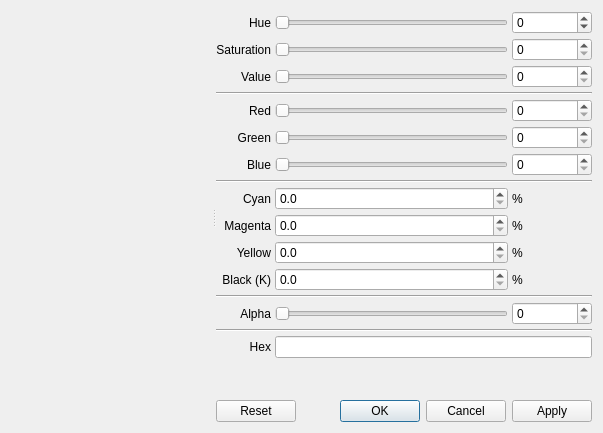
<?xml version="1.0" encoding="UTF-8"?>
<ui version="4.0">
 <class>ColorDialog</class>
 <widget class="QDialog" name="ColorDialog">
  <property name="geometry">
   <rect>
    <x>0</x>
    <y>0</y>
    <width>603</width>
    <height>433</height>
   </rect>
  </property>
  <property name="windowTitle">
   <string>Select Color</string>
  </property>
  <property name="windowIcon">
   <iconset theme="format-fill-color"/>
  </property>
  <layout class="QHBoxLayout" name="layout_main">
   <item>
    <widget class="QSplitter" name="splitter_main">
     <property name="orientation">
      <enum>Qt::Orientation::Horizontal</enum>
     </property>
     <property name="handleWidth">
      <number>4</number>
     </property>
     <property name="childrenCollapsible">
      <bool>false</bool>
     </property>
     <widget class="QWidget" name="leftPanel">
      <layout class="QVBoxLayout" name="leftLayout">
       <property name="spacing">
        <number>6</number>
       </property>
       <property name="leftMargin">
        <number>0</number>
       </property>
       <property name="topMargin">
        <number>0</number>
       </property>
       <property name="rightMargin">
        <number>0</number>
       </property>
       <property name="bottomMargin">
        <number>0</number>
       </property>
       <item>
        <widget class="color_widgets::ColorWheel" name="wheel" native="true">
         <property name="sizePolicy">
          <sizepolicy hsizetype="MinimumExpanding" vsizetype="MinimumExpanding">
           <horstretch>1</horstretch>
           <verstretch>1</verstretch>
          </sizepolicy>
         </property>
         <property name="minimumSize">
          <size>
           <width>180</width>
           <height>180</height>
          </size>
         </property>
        </widget>
       </item>
       <item>
        <widget class="color_widgets::ColorPreview" name="preview" native="true">
         <property name="sizePolicy">
          <sizepolicy hsizetype="Expanding" vsizetype="Fixed">
           <horstretch>0</horstretch>
           <verstretch>0</verstretch>
          </sizepolicy>
         </property>
         <property name="minimumSize">
          <size>
           <width>0</width>
           <height>28</height>
          </size>
         </property>
         <property name="maximumSize">
          <size>
           <width>16777215</width>
           <height>28</height>
          </size>
         </property>
        </widget>
       </item>
      </layout>
     </widget>
     <widget class="QWidget" name="rightPanel">
      <layout class="QVBoxLayout" name="rightLayout">
       <property name="spacing">
        <number>4</number>
       </property>
       <property name="leftMargin">
        <number>0</number>
       </property>
       <property name="topMargin">
        <number>0</number>
       </property>
       <property name="rightMargin">
        <number>0</number>
       </property>
       <property name="bottomMargin">
        <number>0</number>
       </property>
       <item>
        <layout class="QGridLayout" name="paramGrid">
         <property name="spacing">
          <number>4</number>
         </property>
         <item row="0" column="0">
          <widget class="QLabel" name="label_6">
           <property name="text">
            <string>Hue</string>
           </property>
           <property name="alignment">
            <set>Qt::AlignmentFlag::AlignRight|Qt::AlignmentFlag::AlignTrailing|Qt::AlignmentFlag::AlignVCenter</set>
           </property>
          </widget>
         </item>
         <item row="0" column="1">
          <widget class="color_widgets::HueSlider" name="slide_hue">
           <property name="minimum">
            <number>0</number>
           </property>
           <property name="maximum">
            <number>359</number>
           </property>
           <property name="orientation">
            <enum>Qt::Orientation::Horizontal</enum>
           </property>
          </widget>
         </item>
         <item row="0" column="2">
          <widget class="QSpinBox" name="spin_hue">
           <property name="sizePolicy">
            <sizepolicy hsizetype="Fixed" vsizetype="Fixed">
             <horstretch>0</horstretch>
             <verstretch>0</verstretch>
            </sizepolicy>
           </property>
           <property name="minimumSize">
            <size>
             <width>80</width>
             <height>0</height>
            </size>
           </property>
           <property name="wrapping">
            <bool>true</bool>
           </property>
           <property name="maximum">
            <number>359</number>
           </property>
          </widget>
         </item>
         <item row="1" column="0">
          <widget class="QLabel" name="label_7">
           <property name="text">
            <string>Saturation</string>
           </property>
           <property name="alignment">
            <set>Qt::AlignmentFlag::AlignRight|Qt::AlignmentFlag::AlignTrailing|Qt::AlignmentFlag::AlignVCenter</set>
           </property>
          </widget>
         </item>
         <item row="1" column="1">
          <widget class="color_widgets::GradientSlider" name="slide_saturation">
           <property name="maximum">
            <number>100</number>
           </property>
           <property name="orientation">
            <enum>Qt::Orientation::Horizontal</enum>
           </property>
          </widget>
         </item>
         <item row="1" column="2">
          <widget class="QSpinBox" name="spin_saturation">
           <property name="sizePolicy">
            <sizepolicy hsizetype="Fixed" vsizetype="Fixed">
             <horstretch>0</horstretch>
             <verstretch>0</verstretch>
            </sizepolicy>
           </property>
           <property name="minimumSize">
            <size>
             <width>80</width>
             <height>0</height>
            </size>
           </property>
           <property name="maximum">
            <number>100</number>
           </property>
          </widget>
         </item>
         <item row="2" column="0">
          <widget class="QLabel" name="label_5">
           <property name="text">
            <string>Value</string>
           </property>
           <property name="alignment">
            <set>Qt::AlignmentFlag::AlignRight|Qt::AlignmentFlag::AlignTrailing|Qt::AlignmentFlag::AlignVCenter</set>
           </property>
          </widget>
         </item>
         <item row="2" column="1">
          <widget class="color_widgets::GradientSlider" name="slide_value">
           <property name="maximum">
            <number>100</number>
           </property>
           <property name="orientation">
            <enum>Qt::Orientation::Horizontal</enum>
           </property>
          </widget>
         </item>
         <item row="2" column="2">
          <widget class="QSpinBox" name="spin_value">
           <property name="sizePolicy">
            <sizepolicy hsizetype="Fixed" vsizetype="Fixed">
             <horstretch>0</horstretch>
             <verstretch>0</verstretch>
            </sizepolicy>
           </property>
           <property name="minimumSize">
            <size>
             <width>80</width>
             <height>0</height>
            </size>
           </property>
           <property name="maximum">
            <number>100</number>
           </property>
          </widget>
         </item>
         <item row="3" column="0" colspan="3">
          <widget class="Line" name="line">
           <property name="orientation">
            <enum>Qt::Orientation::Horizontal</enum>
           </property>
          </widget>
         </item>
         <item row="4" column="0">
          <widget class="QLabel" name="label">
           <property name="text">
            <string>Red</string>
           </property>
           <property name="alignment">
            <set>Qt::AlignmentFlag::AlignRight|Qt::AlignmentFlag::AlignTrailing|Qt::AlignmentFlag::AlignVCenter</set>
           </property>
          </widget>
         </item>
         <item row="4" column="1">
          <widget class="color_widgets::GradientSlider" name="slide_red">
           <property name="maximum">
            <number>255</number>
           </property>
           <property name="orientation">
            <enum>Qt::Orientation::Horizontal</enum>
           </property>
          </widget>
         </item>
         <item row="4" column="2">
          <widget class="QSpinBox" name="spin_red">
           <property name="sizePolicy">
            <sizepolicy hsizetype="Fixed" vsizetype="Fixed">
             <horstretch>0</horstretch>
             <verstretch>0</verstretch>
            </sizepolicy>
           </property>
           <property name="minimumSize">
            <size>
             <width>80</width>
             <height>0</height>
            </size>
           </property>
           <property name="maximum">
            <number>255</number>
           </property>
          </widget>
         </item>
         <item row="5" column="0">
          <widget class="QLabel" name="label_2">
           <property name="text">
            <string>Green</string>
           </property>
           <property name="alignment">
            <set>Qt::AlignmentFlag::AlignRight|Qt::AlignmentFlag::AlignTrailing|Qt::AlignmentFlag::AlignVCenter</set>
           </property>
          </widget>
         </item>
         <item row="5" column="1">
          <widget class="color_widgets::GradientSlider" name="slide_green">
           <property name="maximum">
            <number>255</number>
           </property>
           <property name="orientation">
            <enum>Qt::Orientation::Horizontal</enum>
           </property>
          </widget>
         </item>
         <item row="5" column="2">
          <widget class="QSpinBox" name="spin_green">
           <property name="sizePolicy">
            <sizepolicy hsizetype="Fixed" vsizetype="Fixed">
             <horstretch>0</horstretch>
             <verstretch>0</verstretch>
            </sizepolicy>
           </property>
           <property name="minimumSize">
            <size>
             <width>80</width>
             <height>0</height>
            </size>
           </property>
           <property name="maximum">
            <number>255</number>
           </property>
          </widget>
         </item>
         <item row="6" column="0">
          <widget class="QLabel" name="label_3">
           <property name="text">
            <string>Blue</string>
           </property>
           <property name="alignment">
            <set>Qt::AlignmentFlag::AlignRight|Qt::AlignmentFlag::AlignTrailing|Qt::AlignmentFlag::AlignVCenter</set>
           </property>
          </widget>
         </item>
         <item row="6" column="1">
          <widget class="color_widgets::GradientSlider" name="slide_blue">
           <property name="maximum">
            <number>255</number>
           </property>
           <property name="orientation">
            <enum>Qt::Orientation::Horizontal</enum>
           </property>
          </widget>
         </item>
         <item row="6" column="2">
          <widget class="QSpinBox" name="spin_blue">
           <property name="sizePolicy">
            <sizepolicy hsizetype="Fixed" vsizetype="Fixed">
             <horstretch>0</horstretch>
             <verstretch>0</verstretch>
            </sizepolicy>
           </property>
           <property name="minimumSize">
            <size>
             <width>80</width>
             <height>0</height>
            </size>
           </property>
           <property name="maximum">
            <number>255</number>
           </property>
          </widget>
         </item>
         <item row="7" column="0" colspan="3">
          <widget class="Line" name="line_cmyk">
           <property name="orientation">
            <enum>Qt::Orientation::Horizontal</enum>
           </property>
          </widget>
         </item>
         <item row="8" column="0">
          <widget class="QLabel" name="label_c">
           <property name="text">
            <string>Cyan</string>
           </property>
           <property name="alignment">
            <set>Qt::AlignmentFlag::AlignRight|Qt::AlignmentFlag::AlignTrailing|Qt::AlignmentFlag::AlignVCenter</set>
           </property>
          </widget>
         </item>
         <item row="8" column="1">
          <widget class="QDoubleSpinBox" name="spin_cyan">
           <property name="sizePolicy">
            <sizepolicy hsizetype="Preferred" vsizetype="Fixed">
             <horstretch>0</horstretch>
             <verstretch>0</verstretch>
            </sizepolicy>
           </property>
           <property name="decimals">
            <number>1</number>
           </property>
           <property name="maximum">
            <double>100.000000000000000</double>
           </property>
           <property name="singleStep">
            <double>0.500000000000000</double>
           </property>
          </widget>
         </item>
         <item row="8" column="2">
          <widget class="QLabel" name="label_4">
           <property name="minimumSize">
            <size>
             <width>20</width>
             <height>0</height>
            </size>
           </property>
           <property name="maximumSize">
            <size>
             <width>20</width>
             <height>16777215</height>
            </size>
           </property>
           <property name="text">
            <string>%</string>
           </property>
          </widget>
         </item>
         <item row="9" column="0">
          <widget class="QLabel" name="label_m">
           <property name="text">
            <string>Magenta</string>
           </property>
           <property name="alignment">
            <set>Qt::AlignmentFlag::AlignRight|Qt::AlignmentFlag::AlignTrailing|Qt::AlignmentFlag::AlignVCenter</set>
           </property>
          </widget>
         </item>
         <item row="9" column="1">
          <widget class="QDoubleSpinBox" name="spin_magenta">
           <property name="sizePolicy">
            <sizepolicy hsizetype="Preferred" vsizetype="Fixed">
             <horstretch>0</horstretch>
             <verstretch>0</verstretch>
            </sizepolicy>
           </property>
           <property name="decimals">
            <number>1</number>
           </property>
           <property name="maximum">
            <double>100.000000000000000</double>
           </property>
           <property name="singleStep">
            <double>0.500000000000000</double>
           </property>
          </widget>
         </item>
         <item row="9" column="2">
          <widget class="QLabel" name="label_9">
           <property name="minimumSize">
            <size>
             <width>20</width>
             <height>0</height>
            </size>
           </property>
           <property name="maximumSize">
            <size>
             <width>20</width>
             <height>16777215</height>
            </size>
           </property>
           <property name="text">
            <string>%</string>
           </property>
          </widget>
         </item>
         <item row="10" column="0">
          <widget class="QLabel" name="label_y">
           <property name="text">
            <string>Yellow</string>
           </property>
           <property name="alignment">
            <set>Qt::AlignmentFlag::AlignRight|Qt::AlignmentFlag::AlignTrailing|Qt::AlignmentFlag::AlignVCenter</set>
           </property>
          </widget>
         </item>
         <item row="10" column="1">
          <widget class="QDoubleSpinBox" name="spin_yellow">
           <property name="sizePolicy">
            <sizepolicy hsizetype="Preferred" vsizetype="Fixed">
             <horstretch>0</horstretch>
             <verstretch>0</verstretch>
            </sizepolicy>
           </property>
           <property name="decimals">
            <number>1</number>
           </property>
           <property name="maximum">
            <double>100.000000000000000</double>
           </property>
           <property name="singleStep">
            <double>0.500000000000000</double>
           </property>
          </widget>
         </item>
         <item row="10" column="2">
          <widget class="QLabel" name="label_10">
           <property name="minimumSize">
            <size>
             <width>20</width>
             <height>0</height>
            </size>
           </property>
           <property name="maximumSize">
            <size>
             <width>20</width>
             <height>16777215</height>
            </size>
           </property>
           <property name="text">
            <string>%</string>
           </property>
          </widget>
         </item>
         <item row="11" column="0">
          <widget class="QLabel" name="label_k">
           <property name="text">
            <string>Black (K)</string>
           </property>
           <property name="alignment">
            <set>Qt::AlignmentFlag::AlignRight|Qt::AlignmentFlag::AlignTrailing|Qt::AlignmentFlag::AlignVCenter</set>
           </property>
          </widget>
         </item>
         <item row="11" column="1">
          <widget class="QDoubleSpinBox" name="spin_black">
           <property name="sizePolicy">
            <sizepolicy hsizetype="Preferred" vsizetype="Fixed">
             <horstretch>0</horstretch>
             <verstretch>0</verstretch>
            </sizepolicy>
           </property>
           <property name="decimals">
            <number>1</number>
           </property>
           <property name="maximum">
            <double>100.000000000000000</double>
           </property>
           <property name="singleStep">
            <double>0.500000000000000</double>
           </property>
          </widget>
         </item>
         <item row="11" column="2">
          <widget class="QLabel" name="label_11">
           <property name="maximumSize">
            <size>
             <width>20</width>
             <height>16777215</height>
            </size>
           </property>
           <property name="text">
            <string>%</string>
           </property>
          </widget>
         </item>
         <item row="12" column="0" colspan="3">
          <widget class="Line" name="line_alpha">
           <property name="orientation">
            <enum>Qt::Orientation::Horizontal</enum>
           </property>
          </widget>
         </item>
         <item row="13" column="0">
          <widget class="QLabel" name="label_alpha">
           <property name="text">
            <string>Alpha</string>
           </property>
           <property name="alignment">
            <set>Qt::AlignmentFlag::AlignRight|Qt::AlignmentFlag::AlignTrailing|Qt::AlignmentFlag::AlignVCenter</set>
           </property>
          </widget>
         </item>
         <item row="13" column="1">
          <widget class="color_widgets::GradientSlider" name="slide_alpha">
           <property name="maximum">
            <number>255</number>
           </property>
           <property name="orientation">
            <enum>Qt::Orientation::Horizontal</enum>
           </property>
          </widget>
         </item>
         <item row="13" column="2">
          <widget class="QSpinBox" name="spin_alpha">
           <property name="sizePolicy">
            <sizepolicy hsizetype="Fixed" vsizetype="Fixed">
             <horstretch>0</horstretch>
             <verstretch>0</verstretch>
            </sizepolicy>
           </property>
           <property name="minimumSize">
            <size>
             <width>80</width>
             <height>0</height>
            </size>
           </property>
           <property name="maximum">
            <number>255</number>
           </property>
          </widget>
         </item>
         <item row="14" column="0" colspan="3">
          <widget class="Line" name="line_3">
           <property name="orientation">
            <enum>Qt::Orientation::Horizontal</enum>
           </property>
          </widget>
         </item>
         <item row="15" column="0">
          <widget class="QLabel" name="label_8">
           <property name="text">
            <string>Hex</string>
           </property>
           <property name="alignment">
            <set>Qt::AlignmentFlag::AlignRight|Qt::AlignmentFlag::AlignTrailing|Qt::AlignmentFlag::AlignVCenter</set>
           </property>
          </widget>
         </item>
         <item row="15" column="1" colspan="2">
          <widget class="color_widgets::ColorLineEdit" name="edit_hex">
           <property name="font">
            <font>
             <family>Monospace</family>
            </font>
           </property>
           <property name="showAlpha" stdset="0">
            <bool>true</bool>
           </property>
          </widget>
         </item>
        </layout>
       </item>
       <item>
        <spacer name="rightSpacer">
         <property name="orientation">
          <enum>Qt::Orientation::Vertical</enum>
         </property>
         <property name="sizeHint" stdset="0">
          <size>
           <width>20</width>
           <height>0</height>
          </size>
         </property>
        </spacer>
       </item>
       <item>
        <widget class="QDialogButtonBox" name="buttonBox">
         <property name="standardButtons">
          <set>QDialogButtonBox::StandardButton::Apply|QDialogButtonBox::StandardButton::Cancel|QDialogButtonBox::StandardButton::Ok|QDialogButtonBox::StandardButton::Reset</set>
         </property>
        </widget>
       </item>
      </layout>
     </widget>
    </widget>
   </item>
  </layout>
 </widget>
 <layoutdefault spacing="6" margin="11"/>
 <customwidgets>
  <customwidget>
   <class>color_widgets::ColorPreview</class>
   <extends>QWidget</extends>
   <header>QtColorWidgets/color_preview.hpp</header>
   <container>1</container>
  </customwidget>
  <customwidget>
   <class>color_widgets::ColorWheel</class>
   <extends>QWidget</extends>
   <header>QtColorWidgets/color_wheel.hpp</header>
   <container>1</container>
   <slots>
    <signal>colorSelected(QColor)</signal>
    <slot>setColor(QColor)</slot>
   </slots>
  </customwidget>
  <customwidget>
   <class>color_widgets::GradientSlider</class>
   <extends>QSlider</extends>
   <header>QtColorWidgets/gradient_slider.hpp</header>
  </customwidget>
  <customwidget>
   <class>color_widgets::HueSlider</class>
   <extends>color_widgets::GradientSlider</extends>
   <header>QtColorWidgets/hue_slider.hpp</header>
  </customwidget>
  <customwidget>
   <class>color_widgets::ColorLineEdit</class>
   <extends>QLineEdit</extends>
   <header>QtColorWidgets/color_line_edit.hpp</header>
  </customwidget>
 </customwidgets>
 <resources/>
 <connections>
  <connection>
   <sender>slide_saturation</sender>
   <signal>valueChanged(int)</signal>
   <receiver>ColorDialog</receiver>
   <slot>set_hsv()</slot>
   <hints>
    <hint type="sourcelabel">
     <x>300</x>
     <y>120</y>
    </hint>
    <hint type="destinationlabel">
     <x>400</x>
     <y>240</y>
    </hint>
   </hints>
  </connection>
  <connection>
   <sender>slide_value</sender>
   <signal>valueChanged(int)</signal>
   <receiver>ColorDialog</receiver>
   <slot>set_hsv()</slot>
   <hints>
    <hint type="sourcelabel">
     <x>300</x>
     <y>150</y>
    </hint>
    <hint type="destinationlabel">
     <x>400</x>
     <y>240</y>
    </hint>
   </hints>
  </connection>
  <connection>
   <sender>slide_red</sender>
   <signal>valueChanged(int)</signal>
   <receiver>ColorDialog</receiver>
   <slot>set_rgb()</slot>
   <hints>
    <hint type="sourcelabel">
     <x>300</x>
     <y>200</y>
    </hint>
    <hint type="destinationlabel">
     <x>400</x>
     <y>240</y>
    </hint>
   </hints>
  </connection>
  <connection>
   <sender>slide_green</sender>
   <signal>valueChanged(int)</signal>
   <receiver>ColorDialog</receiver>
   <slot>set_rgb()</slot>
   <hints>
    <hint type="sourcelabel">
     <x>300</x>
     <y>230</y>
    </hint>
    <hint type="destinationlabel">
     <x>400</x>
     <y>240</y>
    </hint>
   </hints>
  </connection>
  <connection>
   <sender>slide_blue</sender>
   <signal>valueChanged(int)</signal>
   <receiver>ColorDialog</receiver>
   <slot>set_rgb()</slot>
   <hints>
    <hint type="sourcelabel">
     <x>300</x>
     <y>260</y>
    </hint>
    <hint type="destinationlabel">
     <x>400</x>
     <y>240</y>
    </hint>
   </hints>
  </connection>
  <connection>
   <sender>slide_alpha</sender>
   <signal>valueChanged(int)</signal>
   <receiver>ColorDialog</receiver>
   <slot>set_alpha()</slot>
   <hints>
    <hint type="sourcelabel">
     <x>300</x>
     <y>350</y>
    </hint>
    <hint type="destinationlabel">
     <x>400</x>
     <y>240</y>
    </hint>
   </hints>
  </connection>
  <connection>
   <sender>wheel</sender>
   <signal>colorSelected(QColor)</signal>
   <receiver>ColorDialog</receiver>
   <slot>setColorInternal(QColor)</slot>
   <hints>
    <hint type="sourcelabel">
     <x>100</x>
     <y>100</y>
    </hint>
    <hint type="destinationlabel">
     <x>400</x>
     <y>240</y>
    </hint>
   </hints>
  </connection>
  <connection>
   <sender>spin_saturation</sender>
   <signal>valueChanged(int)</signal>
   <receiver>slide_saturation</receiver>
   <slot>setValue(int)</slot>
   <hints>
    <hint type="sourcelabel">
     <x>350</x>
     <y>120</y>
    </hint>
    <hint type="destinationlabel">
     <x>300</x>
     <y>120</y>
    </hint>
   </hints>
  </connection>
  <connection>
   <sender>spin_value</sender>
   <signal>valueChanged(int)</signal>
   <receiver>slide_value</receiver>
   <slot>setValue(int)</slot>
   <hints>
    <hint type="sourcelabel">
     <x>350</x>
     <y>150</y>
    </hint>
    <hint type="destinationlabel">
     <x>300</x>
     <y>150</y>
    </hint>
   </hints>
  </connection>
  <connection>
   <sender>spin_red</sender>
   <signal>valueChanged(int)</signal>
   <receiver>slide_red</receiver>
   <slot>setValue(int)</slot>
   <hints>
    <hint type="sourcelabel">
     <x>350</x>
     <y>200</y>
    </hint>
    <hint type="destinationlabel">
     <x>300</x>
     <y>200</y>
    </hint>
   </hints>
  </connection>
  <connection>
   <sender>spin_green</sender>
   <signal>valueChanged(int)</signal>
   <receiver>slide_green</receiver>
   <slot>setValue(int)</slot>
   <hints>
    <hint type="sourcelabel">
     <x>350</x>
     <y>230</y>
    </hint>
    <hint type="destinationlabel">
     <x>300</x>
     <y>230</y>
    </hint>
   </hints>
  </connection>
  <connection>
   <sender>spin_alpha</sender>
   <signal>valueChanged(int)</signal>
   <receiver>slide_alpha</receiver>
   <slot>setValue(int)</slot>
   <hints>
    <hint type="sourcelabel">
     <x>350</x>
     <y>350</y>
    </hint>
    <hint type="destinationlabel">
     <x>300</x>
     <y>350</y>
    </hint>
   </hints>
  </connection>
  <connection>
   <sender>spin_blue</sender>
   <signal>valueChanged(int)</signal>
   <receiver>slide_blue</receiver>
   <slot>setValue(int)</slot>
   <hints>
    <hint type="sourcelabel">
     <x>350</x>
     <y>260</y>
    </hint>
    <hint type="destinationlabel">
     <x>300</x>
     <y>260</y>
    </hint>
   </hints>
  </connection>
  <connection>
   <sender>spin_hue</sender>
   <signal>valueChanged(int)</signal>
   <receiver>slide_hue</receiver>
   <slot>setValue(int)</slot>
   <hints>
    <hint type="sourcelabel">
     <x>350</x>
     <y>90</y>
    </hint>
    <hint type="destinationlabel">
     <x>300</x>
     <y>90</y>
    </hint>
   </hints>
  </connection>
  <connection>
   <sender>slide_hue</sender>
   <signal>valueChanged(int)</signal>
   <receiver>ColorDialog</receiver>
   <slot>set_hsv()</slot>
   <hints>
    <hint type="sourcelabel">
     <x>300</x>
     <y>90</y>
    </hint>
    <hint type="destinationlabel">
     <x>400</x>
     <y>240</y>
    </hint>
   </hints>
  </connection>
  <connection>
   <sender>buttonBox</sender>
   <signal>accepted()</signal>
   <receiver>ColorDialog</receiver>
   <slot>accept()</slot>
   <hints>
    <hint type="sourcelabel">
     <x>350</x>
     <y>450</y>
    </hint>
    <hint type="destinationlabel">
     <x>400</x>
     <y>240</y>
    </hint>
   </hints>
  </connection>
  <connection>
   <sender>buttonBox</sender>
   <signal>rejected()</signal>
   <receiver>ColorDialog</receiver>
   <slot>reject()</slot>
   <hints>
    <hint type="sourcelabel">
     <x>250</x>
     <y>450</y>
    </hint>
    <hint type="destinationlabel">
     <x>200</x>
     <y>240</y>
    </hint>
   </hints>
  </connection>
 </connections>
 <slots>
  <signal>colorChanged(QColor)</signal>
  <slot>set_rgb()</slot>
  <slot>set_hsv()</slot>
  <slot>setColor(QColor)</slot>
  <slot>setColorInternal(QColor)</slot>
  <slot>set_alpha()</slot>
 </slots>
</ui>
